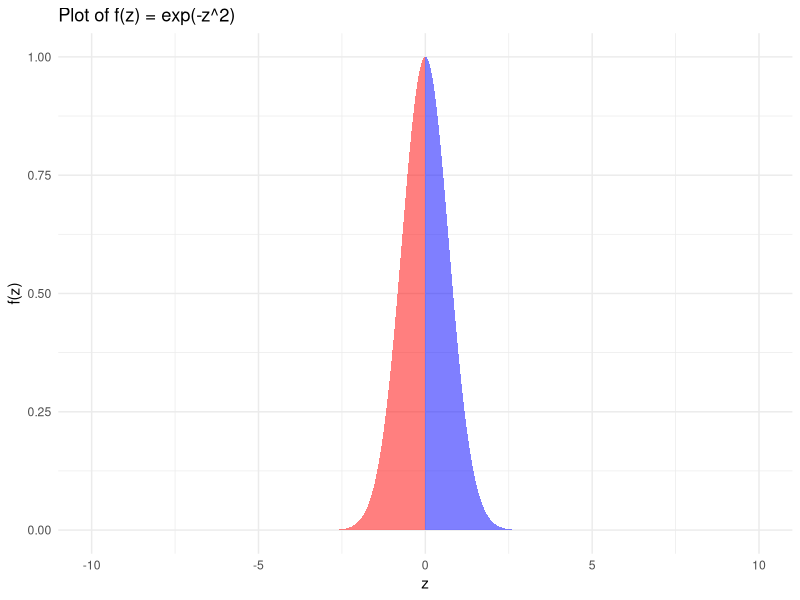
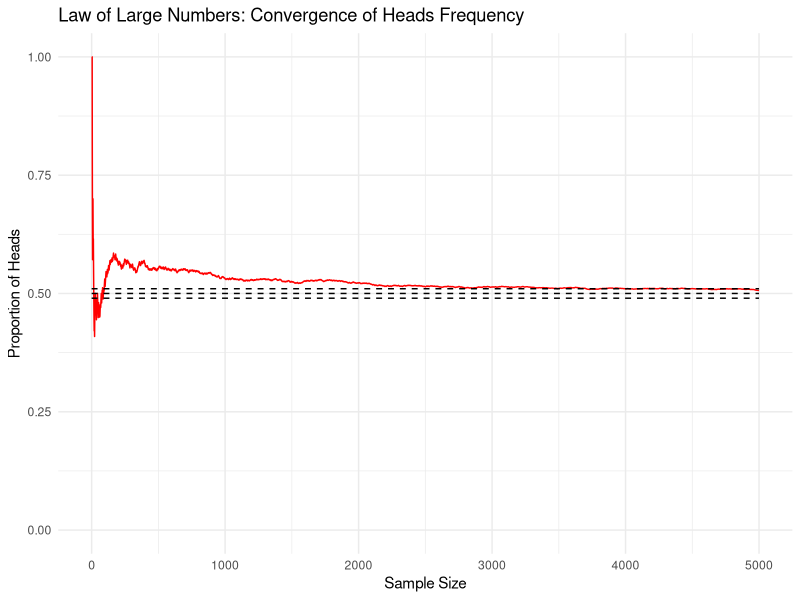

Write R code to recreate these figures, in order.
## ---- chunk 1
knitr::opts_chunk$set(echo = TRUE)
## ---- chunk 2
library(ggplot2)
# Generate a range of numbers from -10 to 10
z <- seq(from = -10, to = 10, by = 0.001)

# Define the function f(z) = exp(-z^2)
ez <- function(x){
  ez <- exp(-x^2)
  return(ez)
}

# Create a data frame with z and f(z)
data.ez <- data.frame(x = z, y = ez(z))

# Add a column to identify the area color
data.ez$area <- ifelse(data.ez$x < 0, "red", "blue")

# Plot using ggplot2
ggplot(data.ez, aes(x = x, y = y, fill = area)) +
  geom_area(alpha = 0.5) +  # Fill the areas under the curve with transparency
  scale_fill_identity() +   # Use the 'fill' column directly for colors
  theme_minimal() +
  labs(
    title = "Plot of f(z) = exp(-z^2)",
    x = "z",
    y = "f(z)",
    fill = "Area"
  ) +
  theme(legend.position = "none")

## ---- chunk 3

# Generate a sample of 5000 coin flips 
#with probability of heads facing up p = 0.5
set.seed(12345)
N <- 5000 #Number of coin flips

samp <- rbinom(N, size = 1, prob = 0.5) #Sample 5000 coin flips

# Calculate the frequency of heads up to each coin flip
flips <- cumsum(samp) # Cumulative summation of numbers of heads

y <- cumsum(samp)/(1:N)

# Create a dataframe with x being the index of each coin flip 
#and y being the result of each coin flip.
data.lln <- data.frame(x = 1:N, y = y)

ggplot(data = data.lln, aes(x=x, y=y))+
  geom_line(color = "red") +
  annotate("segment", x = 0, xend = 5000, y = c(0.5,0.51,0.49), 
           yend = c(0.5,0.51,0.49), linetype = "dashed", color = "black")+
  ylim(0,1)+ xlim(0,5000)+
  labs(title = "Law of Large Numbers: Convergence of Heads Frequency",
       x = "Sample Size",
       y = "Proportion of Heads") +
  theme_minimal()

